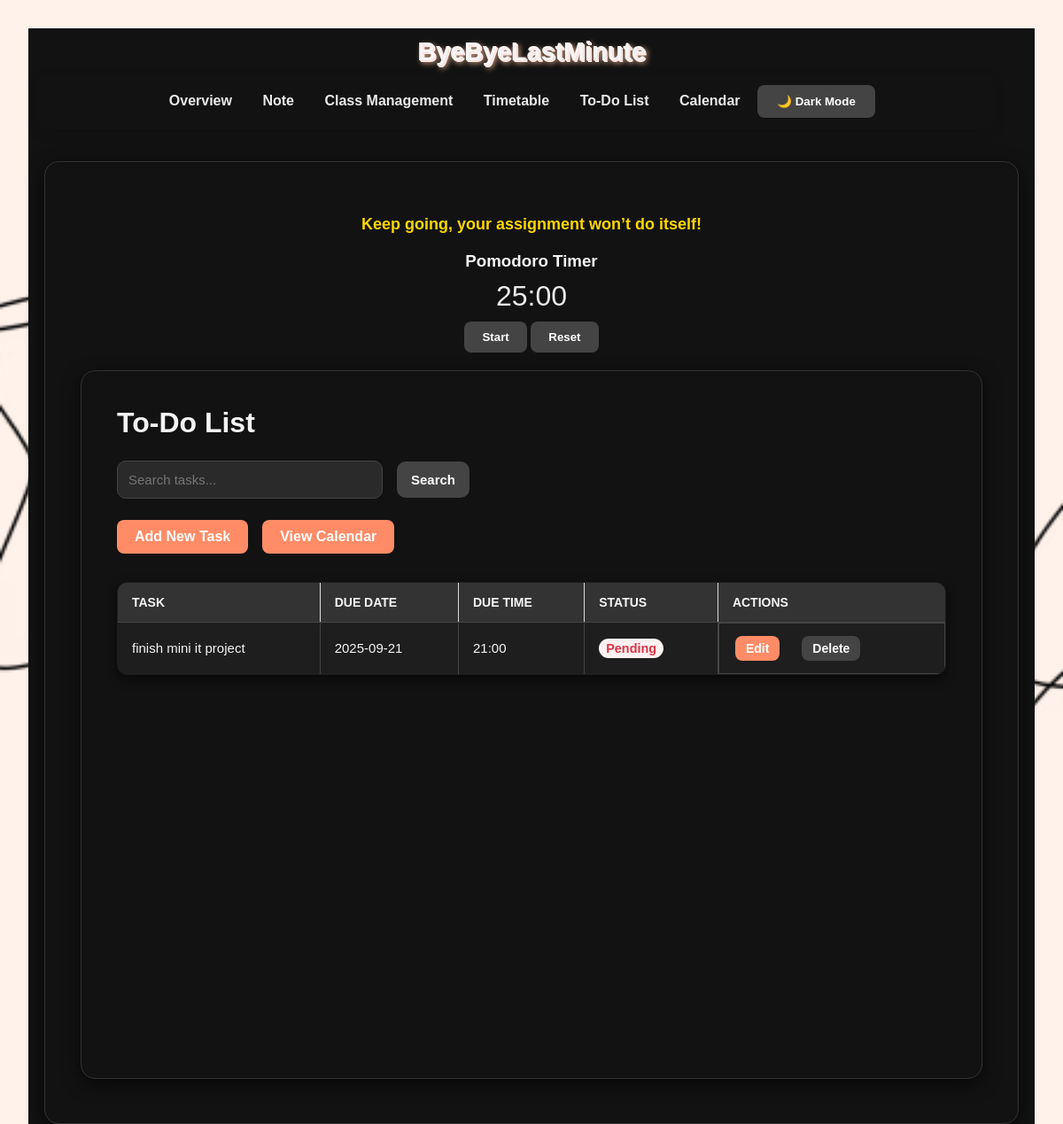
The page /todos on the database as committed earlier.
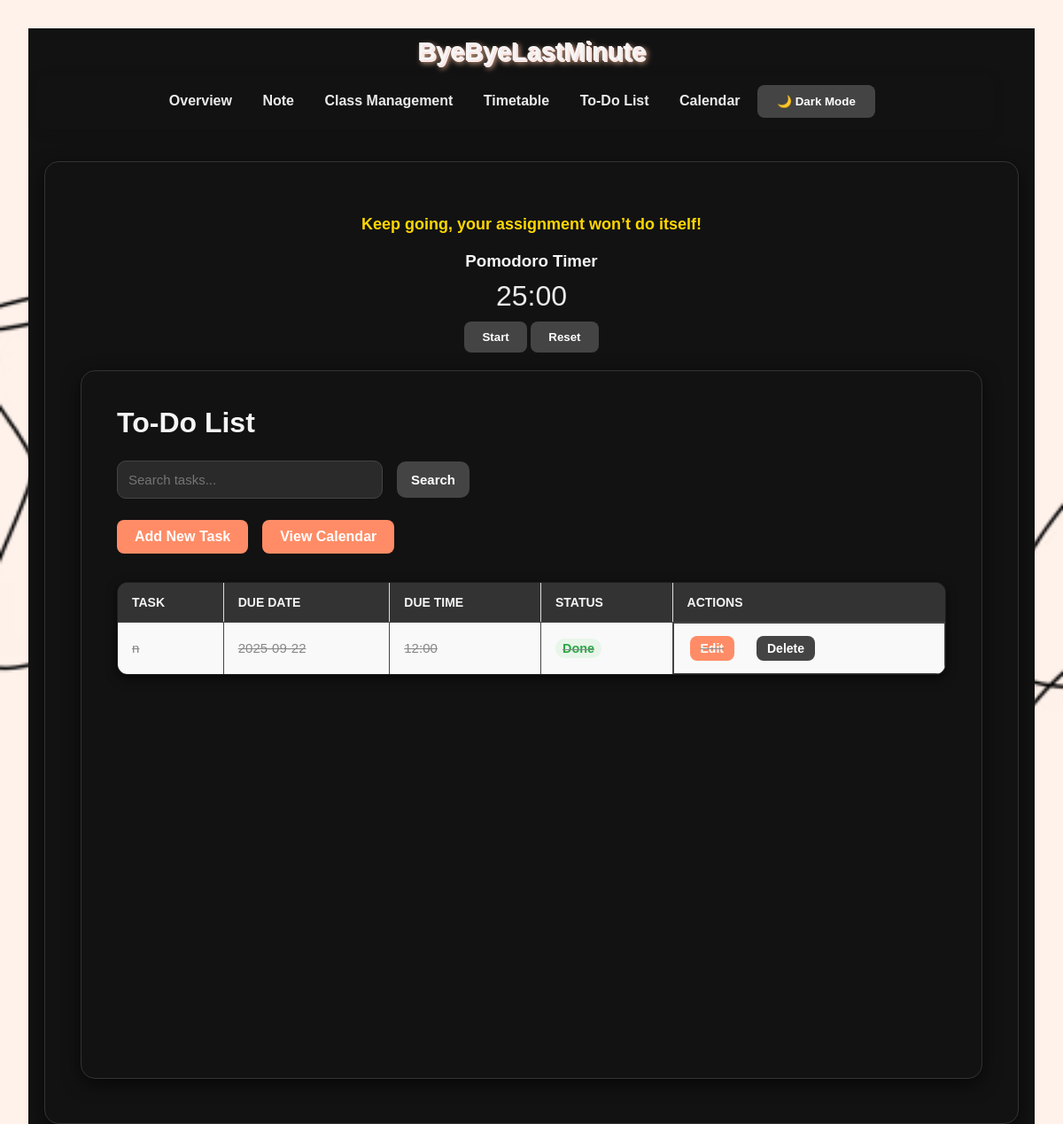
The same page on the database as committed later.
### tables this page shows
CREATE TABLE todos (
                id INTEGER PRIMARY KEY AUTOINCREMENT,
                task TEXT NOT NULL,
                due_date TEXT NOT NULL,
                is_done INTEGER DEFAULT 0
            , due_time TEXT);

### app.py (the view)
@app.route("/todos")
def todos():
    search_query = request.args.get("q", "").strip()
    if search_query:
        with get_db_connection() as conn:
            rows = conn.execute(
                "SELECT * FROM todos WHERE task LIKE ? ORDER BY due_date",
                (f"%{search_query}%",)
            ).fetchall()
            todos_filtered = [Todo(**dict(r)) for r in rows]
        return render_template("todos.html", todos=todos_filtered, search_query=search_query)
    else:
        all_todos = Todo.all()
        return render_template("todos.html", todos=all_todos)

### app.py (called while the page is built)
@app.context_processor
def inject_vapid_key():
    return dict(VAPID_PUBLIC_KEY=VAPID_PUBLIC_KEY)

### models.py (called while the page is built)
def get_db_connection():
    conn = sqlite3.connect(DB_NAME, timeout=10)
    conn.row_factory = sqlite3.Row
    return conn

    @staticmethod
    def all():
        with get_db_connection() as conn:
            rows = conn.execute("SELECT * FROM todos ORDER BY due_date, due_time").fetchall()
            return [Todo(**dict(r)) for r in rows]

### templates/todos.html (shortened to what this page needs)
{% extends "base.html" %}
{% block content %}
<main class="container">
  <h1>To-Do List</h1>
  <form method="GET" class="search-form">
    <input type="text" name="q" placeholder="Search tasks..." class="search-input" value="{{ search_query or '' }}">
    <button type="submit" class="button primary">Search</button>
  </form>
  <div class="actions">
    <a href="{{ url_for('add_todo') }}" class="button secondary">Add New Task</a>
    <a href="{{ url_for('calendar_view') }}" class="button secondary">View Calendar</a>
  </div>
  {% if todos %}
  <table class="styled-table">
    <thead>
      <tr>
        <th>Task</th>
        <th>Due Date</th>
        <th>Due Time</th>
        <th>Status</th>
        <th>Actions</th>
      </tr>
    </thead>
    <tbody>
      {% for todo in todos %}
      <tr class="{% if todo.is_done %}done{% endif %}">
        <td>{{ todo.task }}</td>
        <td>{{ todo.due_date }}</td>
        <td>{{ todo.due_time or '—' }}</td>
        <td>
          {% if todo.is_done %}
            <span class="status-done">Done</span>
          {% else %}
            <span class="status-pending">Pending</span>
          {% endif %}
        </td>
        <td class="action-buttons">
          <a href="{{ url_for('edit_todo', todo_id=todo.id) }}" class="button small">Edit</a>
          <form method="POST" action="{{ url_for('delete_todo', todo_id=todo.id) }}"
                onsubmit="return confirm('Are you sure you want to delete this task?');"
                style="display:inline-block; margin-left:5px;">
            <button type="submit" class="button small secondary">Delete</button>
          </form>
        </td>
      </tr>
      {% endfor %}
    </tbody>
  </table>
  {% else %}
  <p class="empty-message">No tasks found. <a href="{{ url_for('add_todo') }}">Add your first task</a>.</p>
  {% endif %}
</main>
{% endblock %}

Rows that differ between the two databases and show on the page:
removed todos: task "finish mini it project", due_date "2025-09-21", due_time "21:00", is_done "Pending"
added todos: task "n", due_date "2025-09-22", due_time "12:00", is_done "Done"
